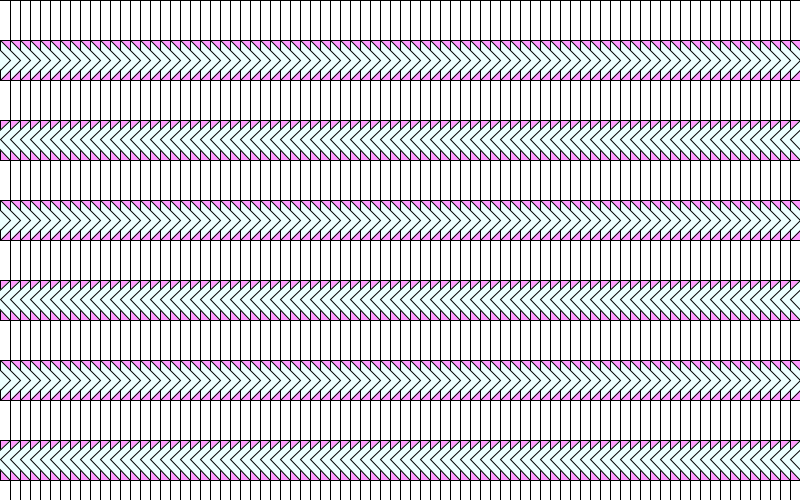
Frame 1 (no input)
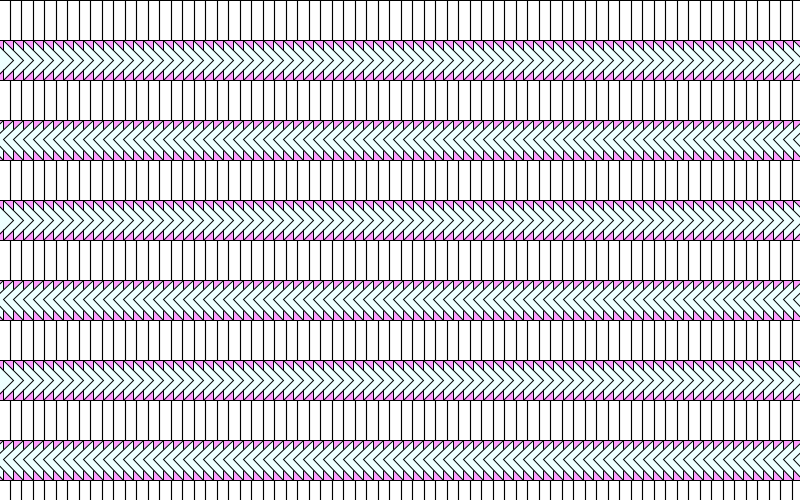
Frame 60 (the mouse pressed at the canvas centre just before this capture)
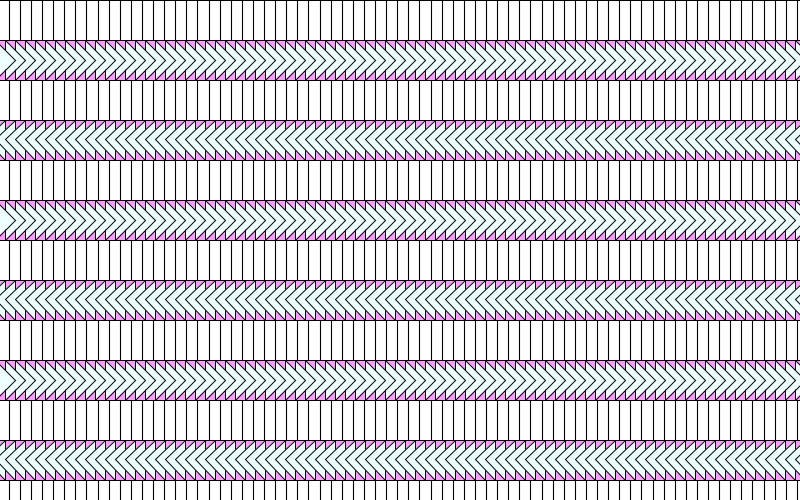
Frame 120 (the mouse held since frame 60 and released just before this capture)

The Processing sketch that drew these frames (run headless with seeded random() and noise(); from frame 60 on, the mouse is pressed at the canvas centre):

// Processing sketch: processing_144662
// ── processing_144662.pde

int moveTri=0;
int moveAmt=1;
float scaleRect=1.0;
float scaleAmt=.01;
int moveRect = 0;
int moveRectAmt = 1;
int stripeLen = -20;
int rotateStar = 0;
int rotateAmt = 1;
 
void setup(){
  size(800, 500);
  colorMode(RGB, 130);
}
 
void draw(){
  background(194, 80, 150); //reset background for animation
  pushMatrix();
  translate(moveTri, 0); //move each triangle by a set distance each frame
  drawAllTri(); //draw grid of triangles
  moveTri+=moveAmt; //changes position of triangles after they are drawn
 
  if (moveTri > 5 || moveTri < 0) { //this if statement allows triangles to move back and forth
    moveAmt= -moveAmt; //if triangle hits the distance boundary, reverse its direction
  }
  popMatrix();
  pushMatrix();
  translate(moveRect, 0); //move rectangle a certain distance
  scale(scaleRect, 1.0); //scale retangles in the x direction according to variable
  drawAllRect(); //draw grid of rectangles
  scaleRect+=scaleAmt; //add to amount that rectangles are scaled
  moveRect+=moveRectAmt; //move rectangles
 
  if (scaleRect > 1.2 || scaleRect < 1.0) { //sets boundaries for scale
    scaleAmt = -scaleAmt; //reverse scaling when boundary is hit
  }
  if (moveRect > 0 || moveRect < -20) { //set boundaries for translate
    moveRectAmt = -moveRectAmt; //reverse translation when boundary is hit
  }
  popMatrix();
}
 
//This function uses loops to draw a grid of triangles pointing RIGHT
void drawAllTri() {
  for (int i=40; i<520; i+=160) { //row of triangles
    for (int j=width;j>stripeLen;j-=10) { //individual triangles in each row
      fill(121, 150, 260);
      pushMatrix();
      translate(j, i);
      drawTriangle();
      popMatrix();
    }
  }
   
  //This function uses loops to draw a grid of triangles pointing LEFT
    for (int i=200; i<600; i+=160) { //row of triangles
    for (int j=stripeLen;j<width;j+=10) { //individual triangles in each row
      fill(121, 150, 260);
      pushMatrix();
      translate(j+20, i-40); //translate to keep original position of triangle
      rotate(radians(180)); //rotate triangle 180 degrees to point left
      drawTriangle();
      popMatrix();
    }
  }
}
 
//This function draws a simple triangle at the origin.
void drawTriangle() {
  pushMatrix();
  beginShape();
  vertex(0, 0);
  vertex(20, 20);
  vertex(0, 40);
  endShape(CLOSE);
  popMatrix();
}
 
//Uses a loop to draw a grid of rectangles on the screen
void drawAllRect() {
  for (int i=0;i<520;i+=80) { //draw rows of rectangles
    for (int j=width; j>stripeLen; j-=10) { //draw individual rectangles in a row
      fill(158, 180, 200);
      pushMatrix();
      translate(j, i);
      drawRect();
      popMatrix();
    }
  }
}
 
//Function that draws a simple rectangle at the origin.
void drawRect() {
  pushMatrix();
  rect(0, 0, 20, 40);
  popMatrix();
}
